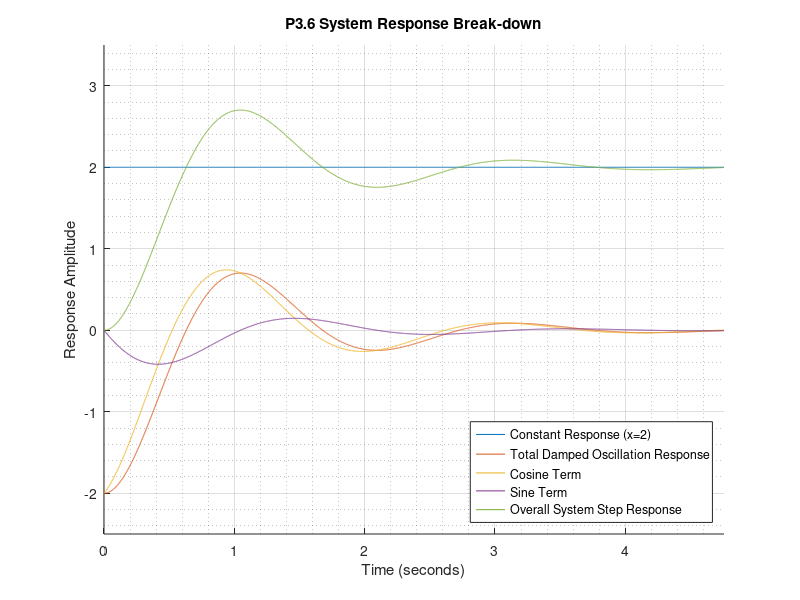

Recreate this plot in MATLAB.
% P3.7
d_ratio = 1/sqrt(10);
nat_freq = sqrt(10);

tset =  -log(0.02*sqrt(1-d_ratio^2))/(d_ratio*nat_freq);
limit = tset*1.2;
t = 0:0.001:limit;

x_1 = @(t) 2;
x_ser_1 = arrayfun(x_1,t);

x_2 = @(t) -2*exp(-t)/sqrt(9/10)*cos(3*t-atan(1/3));
x_ser_2 = arrayfun(x_2,t);

x_2_1 = @(t) -2*exp(-t)*cos(3*t);
x_ser_2_1 = arrayfun(x_2_1,t);

x_2_2 = @(t) -2/3*exp(-t)*sin(3*t);
x_ser_2_2 = arrayfun(x_2_2,t);

x_ser = arrayfun(@(t) x_1(t) + x_2(t),t);

figure;
hold on
title("P3.6 System Response Break-down");
plot(t,x_ser_1,'DisplayName',"Constant Response (x=2)");
plot(t,x_ser_2,'DisplayName',"Total Damped Oscillation Response");
plot(t,x_ser_2_1,'DisplayName',"Cosine Term")
plot(t,x_ser_2_2,'DisplayName',"Sine Term")
plot(t,x_ser,'DisplayName',"Overall System Step Response");
xlim([0 limit])
ylim([-2.5 3.5]);
xlabel("Time (seconds)");
ylabel("Response Amplitude");
legend("Location",'southeast');
grid; grid minor;

